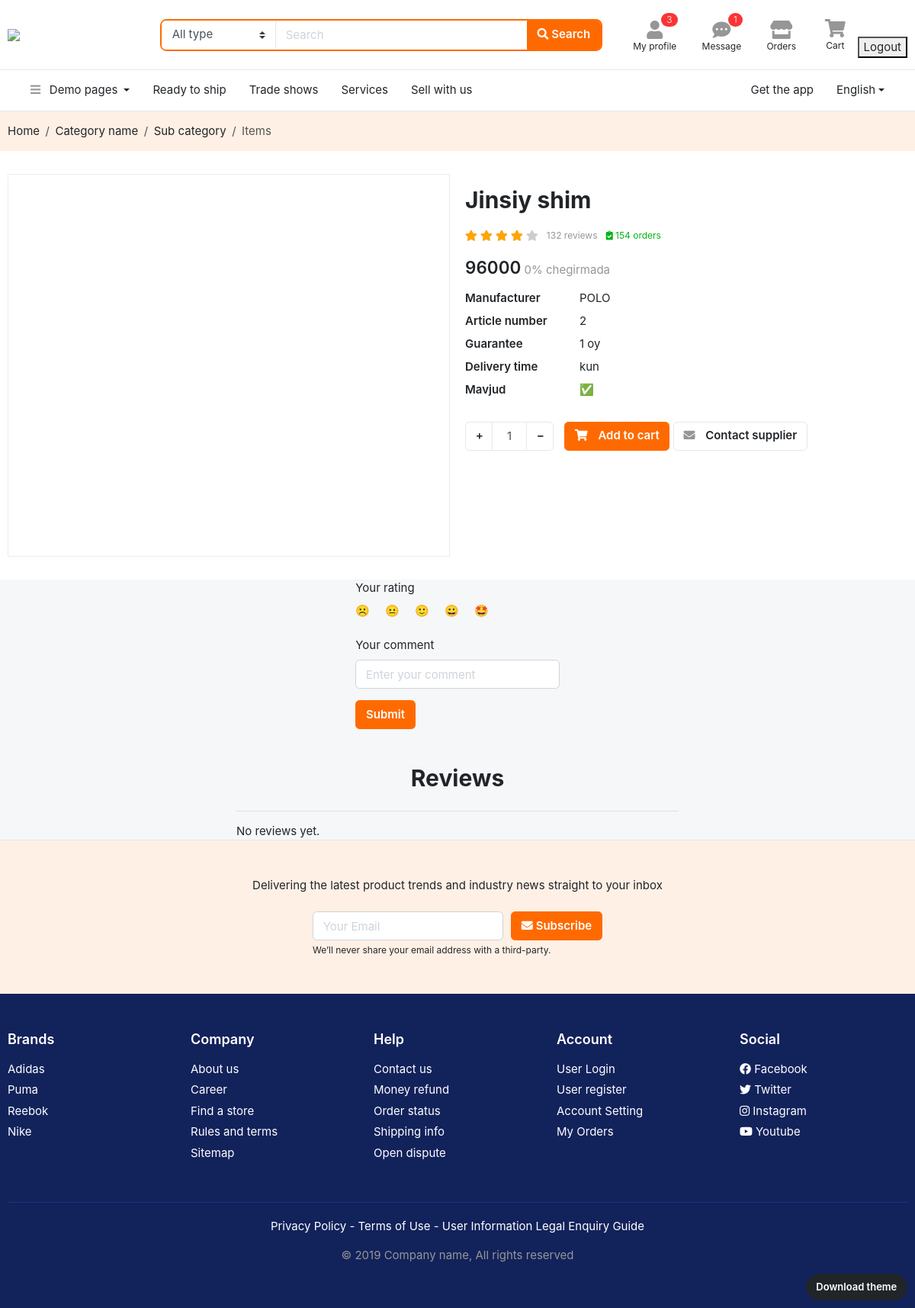
Page /asosiy/mahsulot/2/ on the committed database.
### asosiy/models.py (models this page shows, shortened)
class Mahsulot(models.Model):
    nom = models.CharField(max_length=50)
    narx = models.PositiveSmallIntegerField()
    min_miqdor = models.PositiveSmallIntegerField(default=1)
    bolim = models.ForeignKey(Bolim, on_delete=models.CASCADE)
    davlat = models.CharField(max_length=60)
    brend = models.CharField(max_length=60)
    yetkazish = models.CharField(max_length=60)
    mavjud = models.BooleanField(default=True)
    matn = models.TextField()
    kafolat = models.CharField(max_length=50)
    chegirma = models.PositiveSmallIntegerField(default=0)

### asosiy/views.py (the view)
# urls.py: path('mahsulot/<int:pk>/', DetalView.as_view()),
class DetalView(View):
    def get(self, request, pk):
        content = {
            'mahsulot': Mahsulot.objects.get(id=pk)
        }
        return render(request, 'page-detail-product.html', content)

### templates/page-detail-product.html (shortened to what this page needs)
{%extends 'header.html'%}
{%block content%}
<section class="py-3 bg-light">
  <div class="container">
    <ol class="breadcrumb">
        <li class="breadcrumb-item"><a href="#">Home</a></li>
        <li class="breadcrumb-item"><a href="#">Category name</a></li>
        <li class="breadcrumb-item"><a href="#">Sub category</a></li>
        <li class="breadcrumb-item active" aria-current="page">Items</li>
    </ol>
  </div>
</section>
<section class="section-content bg-white padding-y">
<div class="container">
	<div class="row">
		<aside class="col-md-6">
<div class="card">
<article class="gallery-wrap">
	<div class="img-big-wrap">
	  <div> <a href="#"><img src="{{mahsulot.media_set.first.rasm.url}}"></a></div>
	</div>
</article>
</div>
		</aside>
		<main class="col-md-6">
<article class="product-info-aside">
<h2 class="title mt-3">{{mahsulot.nom}} </h2>
<div class="rating-wrap my-3">
	<ul class="rating-stars">
		<li style="width:80%" class="stars-active">
			<i class="fa fa-star"></i> <i class="fa fa-star"></i>
			<i class="fa fa-star"></i> <i class="fa fa-star"></i>
		</li>
		<li>
			<i class="fa fa-star"></i> <i class="fa fa-star"></i>
			<i class="fa fa-star"></i> <i class="fa fa-star"></i>
			<i class="fa fa-star"></i>
		</li>
	</ul>
	<small class="label-rating text-muted">132 reviews</small>
	<small class="label-rating text-success"> <i class="fa fa-clipboard-check"></i> 154 orders </small>
</div>
<div class="mb-3">
	<var class="price h4">{{mahsulot.narx}}</var>
	<span class="text-muted">{{mahsulot.chegirma}}% chegirmada</span>
</div>
<dl class="row">
  <dt class="col-sm-3">Manufacturer</dt>
  <dd class="col-sm-9"><a href="#">{{mahsulot.brend}}</a></dd>
  <dt class="col-sm-3">Article number</dt>
  <dd class="col-sm-9">{{mahsulot.id}}</dd>
  <dt class="col-sm-3">Guarantee</dt>
  <dd class="col-sm-9">{{mahsulot.kafolat}}</dd>
  <dt class="col-sm-3">Delivery time</dt>
  <dd class="col-sm-9">{{mahsulot.yetazish}} kun</dd>
  <dt class="col-sm-3">Mavjud</dt>
    {% if mahsulot.mavjud == True%}
  <dd class="col-sm-9">&#9989</dd>
    {% else %}
  <dd class="col-sm-9">&#10060</dd>
    {%endif%}
</dl>
	<div class="form-row  mt-4">
		<div class="form-group col-md flex-grow-0">
			<div class="input-group mb-3 input-spinner">
			  <div class="input-group-prepend">
			    <button class="btn btn-light" type="button" id="button-plus"> + </button>
			  </div>
			  <input type="text" class="form-control" value="1">
			  <div class="input-group-append">
			    <button class="btn btn-light" type="button" id="button-minus"> &minus; </button>
			  </div>
			</div>
		</div>
		<div class="form-group col-md">
			<a href="#"  class="btn  btn-primary">
				<i class="fas fa-shopping-cart"></i> <span class="text">Add to cart</span>
			</a>
			<a href="#" class="btn btn-light">
        <i class="fas fa-envelope"></i> <span class="text">Contact supplier</span>
			</a>
		</div>
	</div>
</article>
		</main>
	</div>
</div>
</section>
<div class="container d-flex justify-content-center align-items-center">
<form method="post"> {%csrf_token%}
  <div class="form-group">
    <label for="smileyRating">Your rating</label>
   <div class="rating-container d-flex" id="smileyRating" style="gap: 20px;">
      <label class="smiley-face" for="smiley1" style="cursor: pointer">&#9785;</label>
      <label class="smiley-face" for="smiley2" style="cursor: pointer">&#x1F610;</label>
      <label class="smiley-face" for="smiley3" style="cursor: pointer">&#x1F642;</label>
      <label class="smiley-face" for="smiley4" style="cursor: pointer">&#x1F600;</label>
      <label class="smiley-face" for="smiley5" style="cursor: pointer">&#x1F929;</label>
    </div>
  </div>
  <div class="form-group">
    <label for="exampleInputComment1">Your comment</label>
    <input type="text" class="form-control" id="exampleInputComment1" aria-describedby="commentHelp" placeholder="Enter your comment" name="comment">
  </div>
  <button type="submit" class="btn btn-primary">Submit</button>
</form>
</div>
<div class="container mt-5">
  <div class="row">
    <div class="col-md-6 offset-md-3">
      <h2 class="text-center mb-4">Reviews</h2>
      <hr>
      {% for izoh in izohlar %}
        <div class="row">
          <div class="col-sm-2">
            <div class="text-center">
              {% if izoh.baho == 1 %}
                <span class="smiley-face">&#9785;</span>
              {% elif izoh.baho == 2 %}
                <span class="smiley-face">&#x1F610;</span>
              {% elif izoh.baho == 3 %}
                <span class="smiley-face">&#x1F642;</span>
              {% elif izoh.baho == 4 %}
                <span class="smiley-face">&#x1F600;</span>
              {% elif izoh.baho == 5 %}
                <span class="smiley-face">&#x1F929;</span>
              {% endif %}
            </div>
          </div>
          <div class="col-sm-10">
            <p>{{ izoh.matn }}</p>
             <div class="user d-flex" style="gap: 300px">
                <p><small class="text-muted">{{ izoh.sana }}</small></p>
                <p><small class="text-muted">{{ izoh.profil.ism }}</small></p>
            </div>
          </div>
        </div>
        <hr>
      {% empty %}
        <p>No reviews yet.</p>
      {% endfor %}
    </div>
  </div>
</div>
<section class="padding-y-lg bg-light border-top">
<div class="container">
<p class="pb-2 text-center">Delivering the latest product trends and industry news straight to your inbox</p>
<div class="row justify-content-md-center">
  <div class="col-lg-4 col-sm-6">
<form class="form-row">
    <div class="col-8">
    <input class="form-control" placeholder="Your Email" type="email">
    </div>
    <div class="col-4">
    <button type="submit" class="btn btn-block btn-warning"> <i class="fa fa-envelope"></i> Subscribe </button>
    </div>
</form>
<small class="form-text">We’ll never share your email address with a third-party. </small>
  </div>
</div>
</div>
</section>
<footer class="section-footer bg-secondary">
  <div class="container">
    <section class="footer-top padding-y-lg text-white">
      <div class="row">
        <aside class="col-md col-6">
          <h6 class="title">Brands</h6>
          <ul class="list-unstyled">
            <li> <a href="#">Adidas</a></li>
            <li> <a href="#">Puma</a></li>
            <li> <a href="#">Reebok</a></li>
            <li> <a href="#">Nike</a></li>
          </ul>
        </aside>
        <aside class="col-md col-6">
          <h6 class="title">Company</h6>
          <ul class="list-unstyled">
            <li> <a href="#">About us</a></li>
            <li> <a href="#">Career</a></li>
            <li> <a href="#">Find a store</a></li>
            <li> <a href="#">Rules and terms</a></li>
            <li> <a href="#">Sitemap</a></li>
          </ul>
        </aside>
        <aside class="col-md col-6">
          <h6 class="title">Help</h6>
          <ul class="list-unstyled">
            <li> <a href="#">Contact us</a></li>
            <li> <a href="#">Money refund</a></li>
            <li> <a href="#">Order status</a></li>
            <li> <a href="#">Shipping info</a></li>
            <li> <a href="#">Open dispute</a></li>
          </ul>
        </aside>
        <aside class="col-md col-6">
          <h6 class="title">Account</h6>
          <ul class="list-unstyled">
            <li> <a href="#"> User Login </a></li>
            <li> <a href="#"> User register </a></li>
            <li> <a href="#"> Account Setting </a></li>
            <li> <a href="#"> My Orders </a></li>
          </ul>
        </aside>
        <aside class="col-md">
          <h6 class="title">Social</h6>
          <ul class="list-unstyled">
            <li><a href="#"> <i class="fab fa-facebook"></i> Facebook </a></li>
            <li><a href="#"> <i class="fab fa-twitter"></i> Twitter </a></li>
            <li><a href="#"> <i class="fab fa-instagram"></i> Instagram </a></li>
            <li><a href="#"> <i class="fab fa-youtube"></i> Youtube </a></li>
          </ul>
        </aside>
      </div>
    </section>
    <section class="footer-bottom text-center">
        <p class="text-white">Privacy Policy - Terms of Use - User Information Legal Enquiry Guide</p>
        <p class="text-muted"> &copy 2019 Company name, All rights reserved </p>
        <br>
    </section>
  </div>
</footer>
{%endblock  %}

### static/css/ui.css (style rules this page uses)
html { font-family:'Inter', sans-serif;font-size:15px }
.padding-y { padding-top:30px;padding-bottom:30px }
.padding-y-lg { padding-top:48px;padding-bottom:48px }
var { font-style:normal }
article:after,.form-group:after { display:block;clear:both;content:"" }
.bg-white { background-color:#fff }
p:last-child { margin-bottom:0 }
.section-footer ul li { margin-bottom:5px }
.section-footer ul a { color:inherit }
.section-footer .title { font-weight:600;margin-bottom:16px;font-size:18px }
.footer-bottom { padding-top:20px;padding-bottom:20px;border-top:1px solid #1a3286 }
.btn-light { background-color:#fff;border-color:#e5e7ea }
.btn-light i { color:#969696 }
.btn i+.text { margin-left:10px }
dl[class="row"] { margin-bottom:0 }
[class*="list-"] li:after { visibility:hidden;display:block;content:"";overflow:hidden;height:0;clear:both }
.price { font-weight:600;color:#212529 }
.label-rating { margin-left:7px;display:inline-block;vertical-align:middle }
.rating-stars { display:inline-block;vertical-align:middle;list-style:none;margin:0;padding:0;position:relative;white-space:nowrap;clear:both }
.rating-stars i { font-size:14px;color:#ccc;display:inline }
.rating-stars li { display:block;text-overflow:clip;white-space:nowrap;z-index:1 }
.rating-stars li.stars-active { z-index:2;position:absolute;top:0;left:0;overflow:hidden }
.rating-stars li.stars-active i { color:orange }
.input-spinner { width:120px;-ms-flex-wrap:nowrap;flex-wrap:nowrap;display:-webkit-inline-box;display:-ms-inline-flexbox;display:inline-flex }
.input-spinner input.form-control { text-align:center;max-width:46px;-ms-flex-preferred-size:46px;flex-basis:46px;border-color:#e5e7ea;-webkit-box-flex:0;-ms-flex-positive:0;flex-grow:0 }
.input-spinner .btn { width:36px;text-align:center }
body { background-color:#f6f7f9 }
.gallery-wrap .img-big-wrap { margin-bottom:10px;border-radius:.37rem;overflow:hidden;background-color:#fff }
.gallery-wrap .img-big-wrap a { text-align:center;display:block }

### rows in the picture
Mahsulot: nom "Jinsiy shim", narx "96000", chegirma "0", brend "POLO", id "2", kafolat "1 oy"
